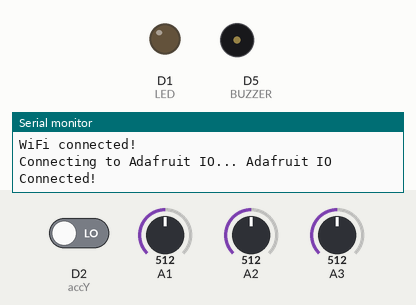
A sketch run on a simulated Arduino MKR. Shown: output pins drawn as LEDs (lit = HIGH), buzzer (waves = sounding, pin HIGH), the last lines printed to the serial monitor. Inputs (shaded band) come from the test bench; at power-on: D2 (accY) LOW, A1 = 512, A2 = 512, A3 = 512. WiFi joins after 1.5 s; servers stay silent unless stated; no MQTT or app messages arrive unless stated.

Above: at 2.8 s.
2.9 s: D2 (accY) driven HIGH
At 3.4 s:
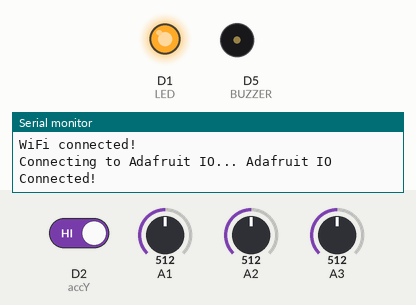
4.4 s: A1 set to 598
5.9 s: A1 set to 627
At 6.23 s:
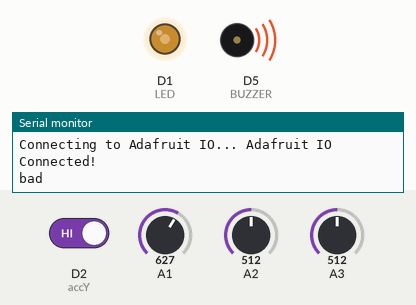
8.9 s: A1 set to 511
At 9.3 s:
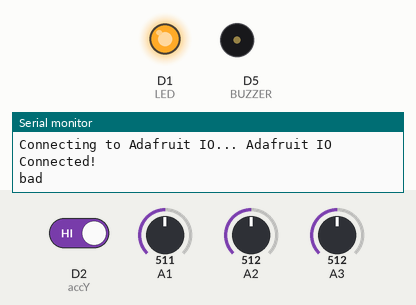
10.4 s: A2 set to 603
11.9 s: A2 set to 625
At 12.63 s:
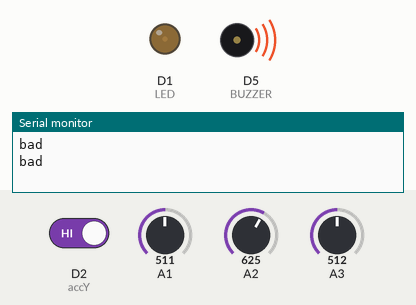
Timing chart, 0 to 15.9 s (numbered marks = the images above; inputs shaded):
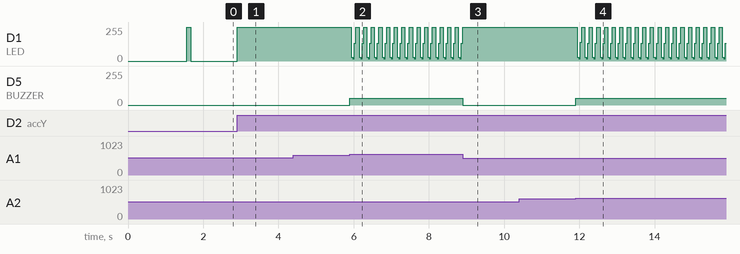

The sketch:

Cynsona.ino
```cpp
#include <WiFi101.h>
#include "Adafruit_MQTT.h"
#include "Adafruit_MQTT_Client.h"
#define WLAN_SSID       "AirPennNet-Device"
#define WLAN_PASS       "penn1740wifi"
#define AIO_SERVER      "io.adafruit.com"
#define AIO_SERVERPORT  1883
#define AIO_USERNAME    "mraheja"
#define AIO_KEY         "12ec2606c88d47ec8eb72750f74ed9a7"

int x = 0;
WiFiClient client;

Adafruit_MQTT_Client mqtt(&client, AIO_SERVER, AIO_SERVERPORT, AIO_USERNAME, AIO_KEY);
Adafruit_MQTT_Publish temperature = Adafruit_MQTT_Publish(&mqtt,  AIO_USERNAME "/feeds/welcome-feed");

//DEFINES TIME
int starttime = 0;

//PORTS
const int LED = 1;
const int BUZZER = 5;
const int accX = 3;
const int accY = 2;
const int accZ = 1;
const int BUTTON = 2;

//INITAL VALUES OF ACCELEROMETER
int initX = 0, initY = 0, initZ = 0;

//TOLERANCE LEVEL FOR LOW AMOUNT OF MOVEMENT
int frame = 100;

/*
   state = 0 IDLE
   state = 1 PROTECTION MODE
   state = 2 INITIAL RESPONSE
   state = 3 EMERGENCY RESPONSE
*/
int state = 0;
int btnState = 0;

/*
   Variables for blinking the LED
*/
int blinking = 0, ledState = 1, prev = 0, t = 100;

//STORES BUTTON VALUE
int val = 0;
int old_val = 0;

//BOOLEAN FOR CHECKING WHETHER OR NOT TO RUN CODE
int detect = true;


void setup() {
  //Begin Serial on port 9600
  Serial.begin(9600);

  //Set up digital prots
  pinMode(LED, OUTPUT);
  pinMode(BUZZER, OUTPUT);
  //pinMode(BUTTON, INPUT);

  connectToWiFi();
  connectToAdafruit();

  //Blink the LED to show that the program is running
  digitalWrite(LED, HIGH);
  delay(100);
  digitalWrite(LED, LOW);

}

void loop() {
  //Set BUTTON as input here because it needs to be disable later
  pinMode(BUTTON, INPUT);

  //Read the value and store it
  val = digitalRead(BUTTON);
  //Detect if there is a transition
  if ((val == HIGH) && (old_val == LOW) && state != 2) {
    btnState = 1 - btnState;
  }

  //val is now old_val
  old_val = val;

  //Defines btnState
  if (btnState == 1) {
    digitalWrite(LED, HIGH);
    detect = true;
  } else {
    //MARK: Sends message to phone if the device is turned off
    digitalWrite(LED, LOW);
    detect = false;
  }

  //Check detect Bool first. This code will not run if LED is LOW
  if ( detect == true) {
    if (! mqtt.ping(3)) {
      // reconnect to adafruit io
      if (! mqtt.connected())
        connect();
    }

    //Blinks the LED every 0.1 seconds if in initial response or emergency response state
    if (blinking) {
      if (millis() > prev + t) {
        prev = millis();
        ledState ^= 1;
      }

      digitalWrite(LED, ledState);
    }

    //In IDLE state, keeps checking if button is pressed
    if (state == 0) {
      //Makes state into 1 if BUTTON is pressed
      state ^= digitalRead(BUTTON);

      if (state == 1) {
        //When switching between states, measure the initial acceleration
        start();
        initX = analogRead(accX);
        initY = analogRead(accY);
        initZ = analogRead(accZ);
      }
    } else if (state == 1) {
      //Continually checks if the acceleration is further from initial than the "frame" threshold
      int curX = analogRead(accX);
      int curY = analogRead(accY);
      int curZ = analogRead(accZ);

      if (max(abs(curX - initX), max(abs(curY - initY), abs(curZ - initZ))) > frame) {
        //If it is, then initialize buzzer and blinking
        initialResponse();

        //Prints to serial monitor so that python can detect it
        char b[4];
        Serial.println("bad");
        String str = "1";
        for (int i = 0; i < str.length(); i++)
        {
          b[i] = str.charAt(i);
        }
        b[(str.length()) + 1] = 0;
        // Publish data
        if (!temperature.publish((char*)b)) {
          Serial.println("Sent");
        }

        //Disable INPUT of the BUTTON if device is in emergency state
        pinMode(BUTTON, OUTPUT);
        //Moves to state 2
        state++;
        //Stores time up to now
        starttime = millis();
      }
    } else if (state == 2) {
      //Continually checks if the acceleration lower down from initial than the "frame" threshold, allow 3 seconds delay
      int curX = analogRead(accX);
      int curY = analogRead(accY);
      int curZ = analogRead(accZ);

      if (max(abs(curX - initX), max(abs(curY - initY), abs(curZ - initZ))) < frame && millis() - 3000 > starttime) {
        //If it is, end response and go back to state 1
        endResponse();
        state = 1;
        //Enable the BUTTON to receive INPUT again
        pinMode(BUTTON, INPUT);
      }
    }
  }

}


void start() {
  //Starts LED when button is pressed
  digitalWrite(LED, HIGH);
}

void initialResponse() {
  //Starts initial response with buzzer and blinking
  digitalWrite(LED, HIGH);
  analogWrite(BUZZER, 50);
  blinking = 1;
}

void endResponse() {
  //Ends response with turning off buzzer and blinking
  analogWrite(BUZZER, 0);
  blinking = 0;
}

void connectToWiFi()
{
  // Connect to WiFi access point.
  delay(10);
  Serial.print(F("Connecting to "));
  Serial.println(WLAN_SSID);
  WiFi.begin(WLAN_SSID, WLAN_PASS);
  while (WiFi.status() != WL_CONNECTED) {
    delay(500);
    Serial.print(F("."));
  }
  Serial.println(F("WiFi connected!"));
}

void connectToAdafruit()
{
  connect();
}

void connect() {
  Serial.print(F("Connecting to Adafruit IO... "));
  int8_t ret;
  while ((ret = mqtt.connect()) != 0) {
    switch (ret) {
      case 1: Serial.println(F("Wrong protocol")); break;
      case 2: Serial.println(F("ID rejected")); break;
      case 3: Serial.println(F("Server unavail")); break;
      case 4: Serial.println(F("Bad user/pass")); break;
      case 5: Serial.println(F("Not authed")); break;
      case 6: Serial.println(F("Failed to subscribe")); break;
      default: Serial.println(F("Connection failed")); break;
    }
    if (ret >= 0)
      mqtt.disconnect();
    Serial.println(F("Retrying connection..."));
    delay(3000);
  }
  Serial.println(F("Adafruit IO Connected!"));
}
```

Measured:
- the behaviour switches between 612 and 613 on A1 (found by bisection; images 1 and 2)
- the behaviour switches between 612 and 613 on A2 (found by bisection; images 3 and 4)
- after the input at 2.9 s, D1 (LED): 0/255 → 255/255 at once
- after the input at 4.4 s, every drawn part: stays the same
- after the input at 5.9 s, D1 (LED): 255/255 → 29/255 at once, then repeats every 0.20 s: 17/255 0.04 s, 132/255 0.04 s, 255/255 0.08 s, 29/255 0.04 s; D5 (BUZZER): 0/255 → 50/255 at once
- after the input at 8.9 s, D1 (LED): goes on until 8.9 s, then stays 255/255; D5 (BUZZER): 50/255 → 0/255 at once
- after the input at 10.4 s, every drawn part: stays the same
- after the input at 11.9 s, D5 (BUZZER): 0/255 → 50/255 at once
